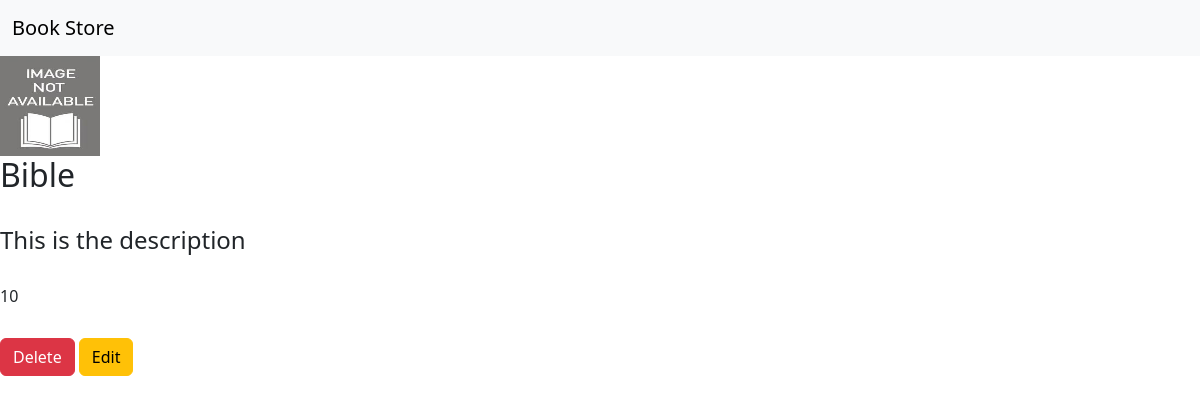
Screenshot of /book/1/ with the database file from the repository.
### myapp/models.py (models this page shows, shortened)
class Book(models.Model):
    name = models.CharField(max_length=100)
    description = models.CharField(max_length=300)
    price = models.IntegerField()
    book_image = models.ImageField(default='default_book.jpg',upload_to='book_images/')

### myapp/views.py (the view)
# urls.py: path('book/<int:id>/', views.details, name='details'),
def details(request,id):
    book = Book.objects.get(id=id)
    return render(request, "myapp/detail.html",{'book': book})

### myapp/templates/myapp/detail.html
{% extends 'myapp/base.html' %}]
{% block body_detail %}
<img width="100" height="100" src="{{book.book_image.url}}">
<h2>{{book.name}}</h2>
<br>
<h4>{{book.description}} </h4>
<br>
<h6>{{book.price}}</h6>
<br>
<a href="{% url 'myapp:delete' book.id %}" type="button" class="btn btn-danger">Delete</a>
<a href="{% url 'myapp:update' book.id %}" type="button" class="btn btn-warning">Edit</a>
{% endblock %}

### rows the page displays
Book: book_image (placeholder picture), name "Bible", description "This is the description", price "10"
